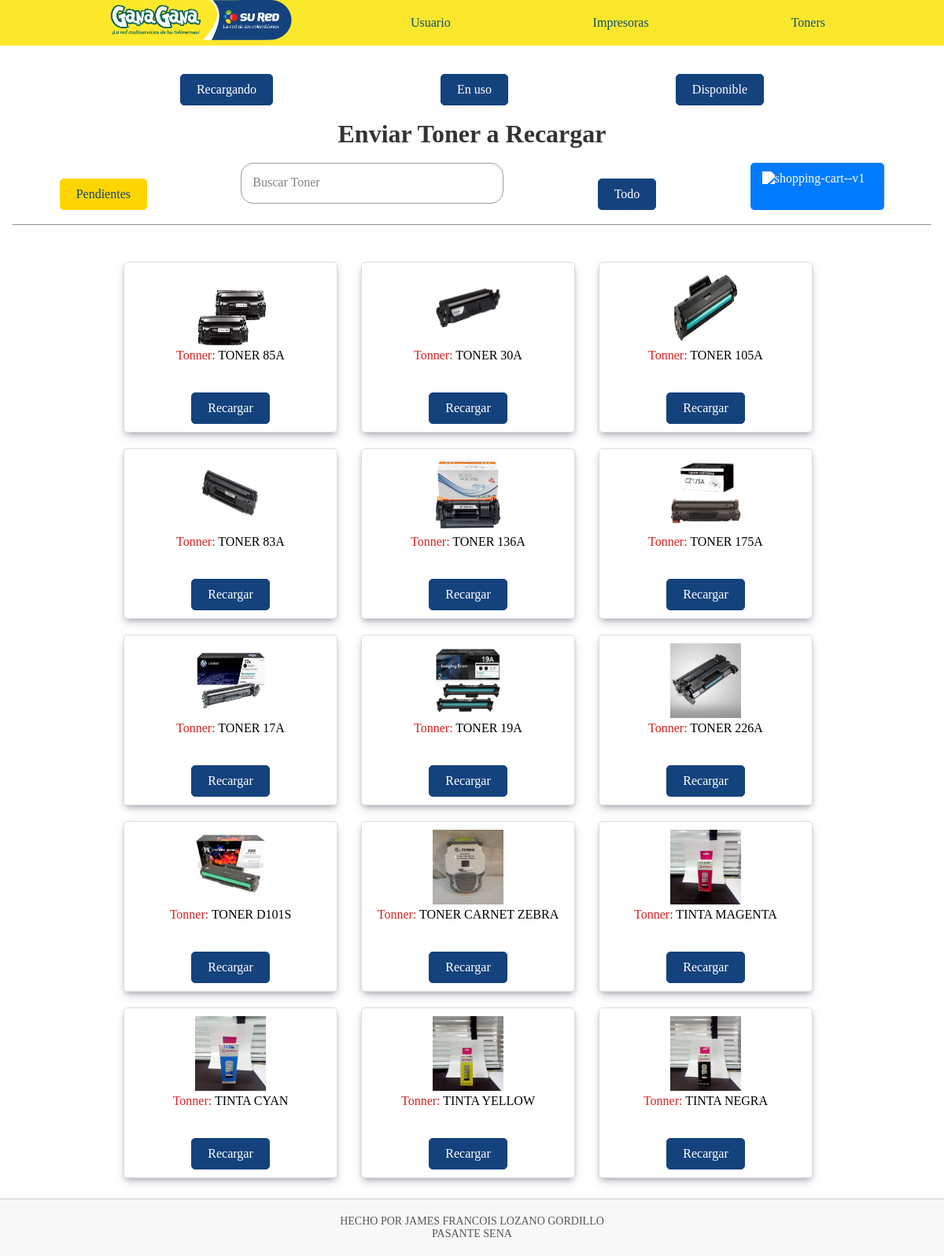
Before: /Toner_Recarga/ with the older database file.
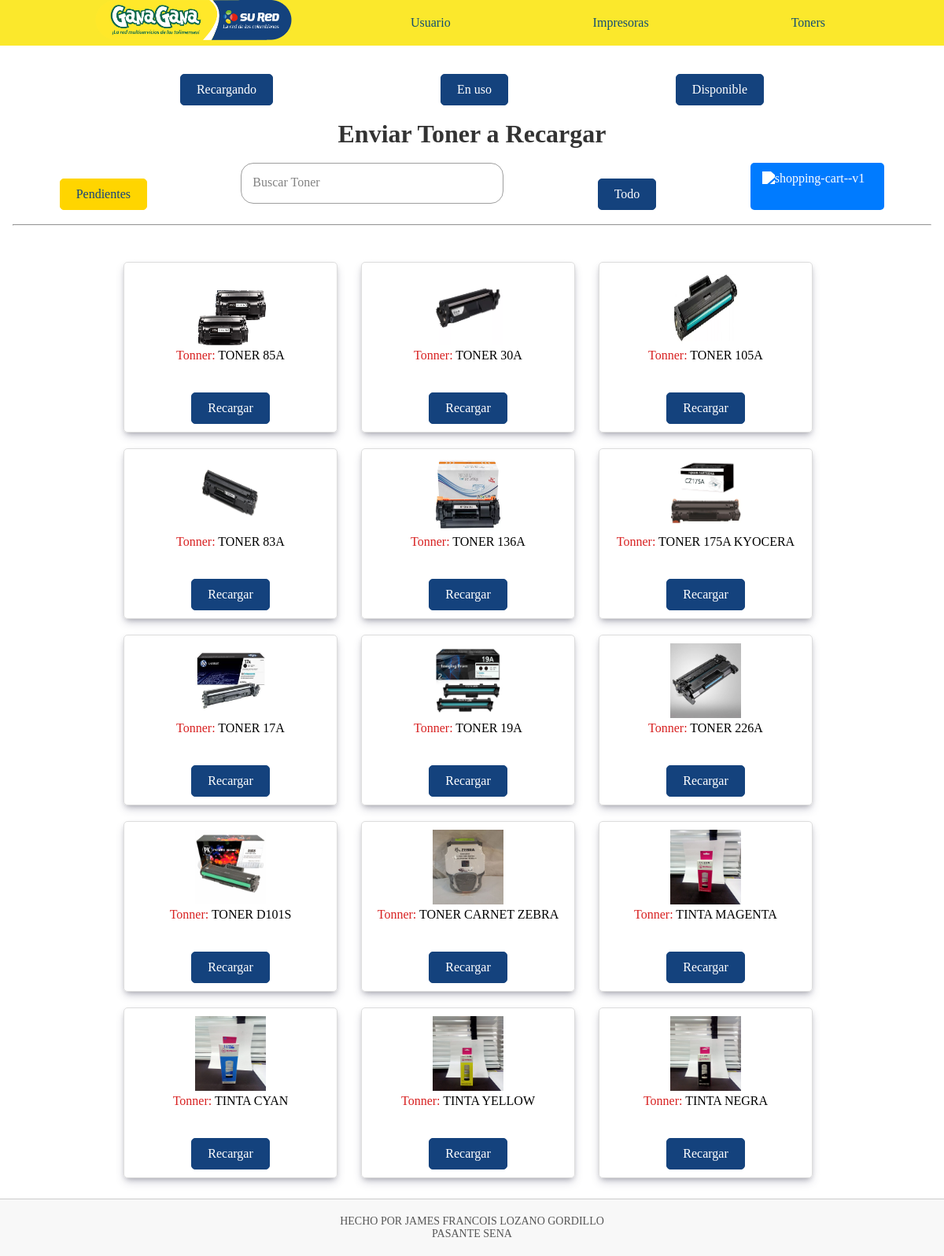
After: the same page with the newer database file.
### Datos/models.py (models this page shows, shortened)
class Tonner(models.Model):
    ESTADO_T = [
        ('Disponible', 'Disponible'),
    ]
    nombre = models.CharField(max_length=50)
    cantidad = models.PositiveBigIntegerField()
    Numero_Toner = models.CharField(max_length=20)
    Estado = models.CharField(max_length=10, choices=ESTADO_T, default='Disponible')
    imagen = models.ImageField()

### Datos/views.py (the view)
# urls.py: path('Toner_Recarga/', views.Toner_Recarga, name='Toner_Recarga'),
def Toner_Recarga(request):
    Toner = Tonner.objects.all()
    return render(request, 'carrito/Toner_Recargar.html', {
        'toner':Toner,
    })

### Datos/templates/carrito/Toner_Recargar.html (shortened to what this page needs)
{% extends 'layouts/base.html' %}
{% block content %}
{% load static %}
<link rel="stylesheet" type="text/css" href="{% static 'CSS/ALL.css' %}">
<center>
    {% include 'layouts/Barra_Tonners.html' %}
    <br>
    <h1>Enviar Toner a Recargar</h1>
    <br>
</center>
<div style="display: flex; justify-content:space-around;">
    <a href="{% url 'Lista_T_Pendientes' %}" class="Pendiente">Pendientes</a>
    <form method="GET" action="{% url 'buscar_toners_R' %}">
        <div class="input-group">
            <input required="" type="text" name="q" autocomplete="off" class="input">
            <label class="user-label">Buscar Toner</label>
        </div>
    </form>
    <a href="{% url 'Toner_Recarga' %}" class="btn">Todo</a>
    <a href="{% url 'ver_carrito' %}" class="btnCar">
        <center>
            <img class="cartIcon" width="30" height="30" src="https://img.icons8.com/ios-glyphs/30/shopping-cart--v1.png" alt="shopping-cart--v1"/>
        </center>
    </a>
</div>
<br>
<hr>
<br>
<br>
<div class="container" style="flex-direction: row; flex-wrap: wrap; justify-content: center; align-items: center;">
    {% for producto in toner %}
    <div class="card shadow" style="margin-right: 20px; border-radius: 5px;">
        <center>
            {% if producto.imagen %}
            <img src="{{ producto.imagen.url }}" style="width: 90px; height: 95px;">
            {% else %}
            <img src="{% static 'images/SinImagen.png' %}" alt="LogoImagen" style="width:90px;">
            {% endif %}
            <p><span class="span" style="color: #d82121;">Tonner:</span> {{ producto.nombre }}</p>
            <br>
            <a href="{% url 'add_lista_de_recarga' producto.id %}" class="btn">Recargar</a>
        </center>
    </div>
    <br>
    {% endfor %}
</div>
{% endblock %}

Changed rows visible on the page:
changed Tonner: nombre "TONER 175A" → "TONER 175A KYOCERA"
